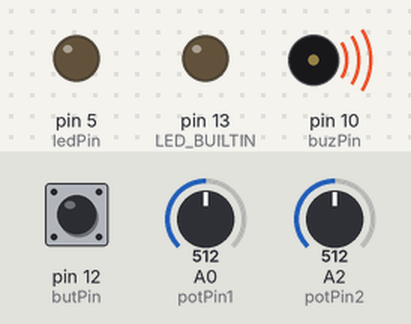
The sketch below on a simulated Arduino Uno, built with avr-gcc and run on an emulated ATmega328P. Parts: output pins drawn as LEDs (lit = HIGH), buzzer (waves = sounding). Dashed ring = blinking. The inputs (shaded band) are chosen by the test bench; at power-on: pin 12 (butPin) LOW, A0 (potPin1) = 512, A2 (potPin2) = 512. Pins used as bus, display or sensor lines are not drawn.

Above: at 1.2 s.
1.3 s: pin 12 (butPin) pulled HIGH for 0.15 s
At 2.2 s:
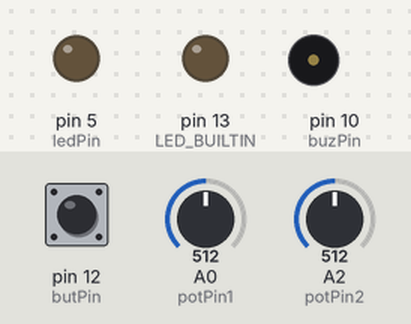
3.8 s: pin 12 (butPin) pulled HIGH for 3.2 s
At 5.2 s:
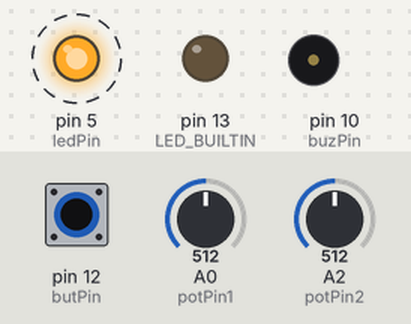
Timing chart, 0 to 9.4 s (numbered marks = the images above; inputs shaded):
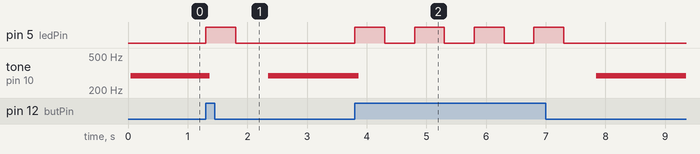

The sketch:

piezo_pot.ino
```cpp
int ledPin = 5;
int butPin = 12;
int buzPin = 10;
int potPin1 = 14;
int potPin2 = 16;

int frequency = 0;
float period = 0;
int volume = 0;
int pushed = 0;
int duty_on = 0;
int duty_off = 0;

void setup() {

  pinMode(LED_BUILTIN, OUTPUT);
  pinMode(butPin, INPUT);
  pinMode(buzPin, OUTPUT);
  pinMode(ledPin, OUTPUT);

}

void loop() {

  frequency = analogRead(potPin1);
  frequency = map(frequency, 0, 1023, 2, 10);

  period = 1000/2*frequency; // Gives on/off period in microseconds

  volume = analogRead(potPin2);
  volume = map(volume, 0, 1023, 0, 100);

  duty_on = volume*period/100;
  duty_off = (100-volume)*period/100;

  pushed = digitalRead(butPin);

  if (pushed == HIGH) {

    digitalWrite(ledPin, HIGH);
    delay(500);
    digitalWrite(ledPin, LOW);
    delay(500);

  } else {

    // Bit banging PWM ftw

    analogWrite(buzPin, 255);
    delayMicroseconds(duty_on);
    analogWrite(buzPin, 0);
    delayMicroseconds(duty_off);

  }

}
```

Measured:
- after the input at 1.3 s, pin 5 (ledPin): LOW → HIGH at once, → LOW 0.50 s later; tone on pin 10 (buzPin): 292 Hz → silent after 0.07 s, → 292 Hz 0.98 s later
- after the input at 3.8 s, pin 5 (ledPin): alternates HIGH for 0.50 s and LOW for 0.50 s, 8 changes in all, then stays LOW, starting at once; tone on pin 10 (buzPin): 292 Hz → silent after 0.07 s, → 292 Hz 4.0 s later
